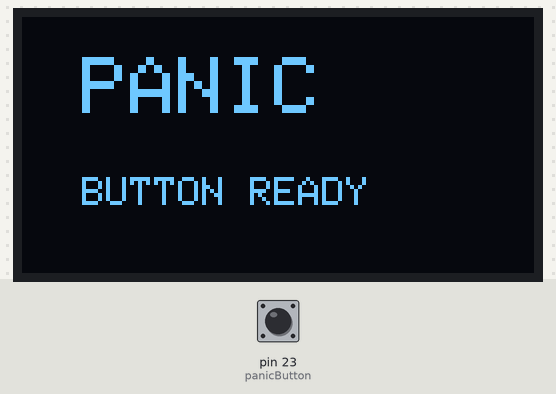
A sketch run on a simulated Arduino Mega 2560, built with avr-gcc and run on an emulated ATmega2560. Parts: 128×64 one-colour display. The test bench sets the inputs (shaded band); at power-on: pin 23 (panicButton) HIGH. What the sketch prints to the serial monitor is not drawn.

Above: at 1.2 s.
1.3 s: pin 23 (panicButton) pulled LOW for 0.15 s
At 2.1 s:
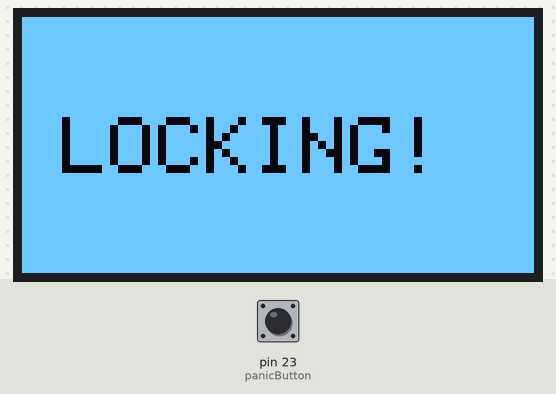
3.8 s: pin 23 (panicButton) pulled LOW for 3.2 s
At 5.4 s:
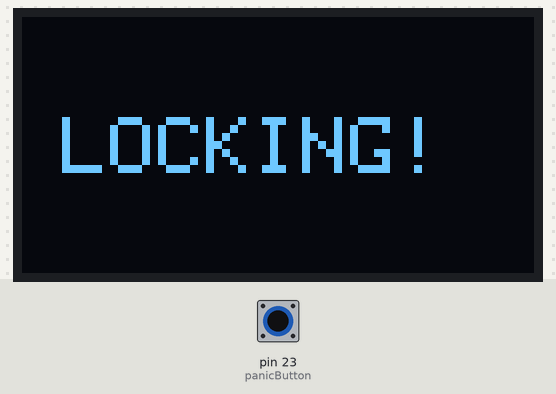
Timing chart, 0 to 6.9 s (numbered marks = the images above; inputs shaded):
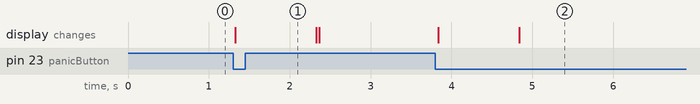

Measured:
- after the input at 1.3 s, the display: changes at once (image 1)
- after the input at 3.8 s, the display: first changes at once (image 2 shows a later state)

The sketch:

panic_button.ino
```cpp
#include <Wire.h>
#include <Adafruit_GFX.h>
#include <Adafruit_SSD1306.h>

#define SCREEN_WIDTH 128
#define SCREEN_HEIGHT 64
#define OLED_RESET    -1
Adafruit_SSD1306 display(SCREEN_WIDTH, SCREEN_HEIGHT, &Wire, OLED_RESET);

const int panicButton = 23;
bool lastState = HIGH;

void setup() {
  Serial.begin(115200);
  pinMode(panicButton, INPUT_PULLUP);

  // Display initialisieren
  if(!display.begin(SSD1306_SWITCHCAPVCC, 0x3C)) {
    for(;;);
  }

  // Startbildschirm
  display.clearDisplay();
  display.setTextSize(2);
  display.setTextColor(WHITE);
  display.setCursor(15, 10);
  display.println("PANIC");
  display.setTextSize(1);
  display.setCursor(15, 40);
  display.println("BUTTON READY");
  display.display();
}

void loop() {
  bool currentState = digitalRead(panicButton);

  if (currentState == LOW && lastState == HIGH) {
    // Wenn Knopf gedrückt wird
    Serial.println("LOCK_PC");

    display.clearDisplay();
    display.invertDisplay(true); // Display blinkt kurz invertiert
    display.setTextSize(2);
    display.setCursor(10, 25);
    display.println("LOCKING!");
    display.display();

    delay(1000); // Zeige "Locking" kurz an
    display.invertDisplay(false);
  }

  if (currentState == HIGH && lastState == LOW) {
    // Wenn Knopf losgelassen wird -> Zurück zum Standard
    display.clearDisplay();
    display.setTextSize(2);
    display.setCursor(15, 10);
    display.println("PANIC");
    display.setTextSize(1);
    display.setCursor(15, 40);
    display.println("BUTTON READY");
    display.display();
  }

  lastState = currentState;
  delay(10);
}
```
